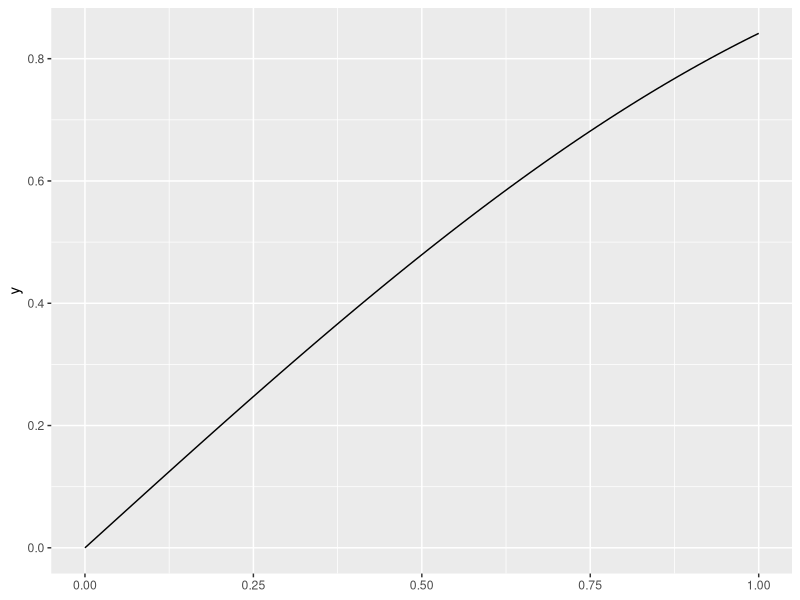

Here is the R script that generated this plot:
## ---- chunk 1
library(tidyverse)
ggplot() + geom_function(fun = sin)
